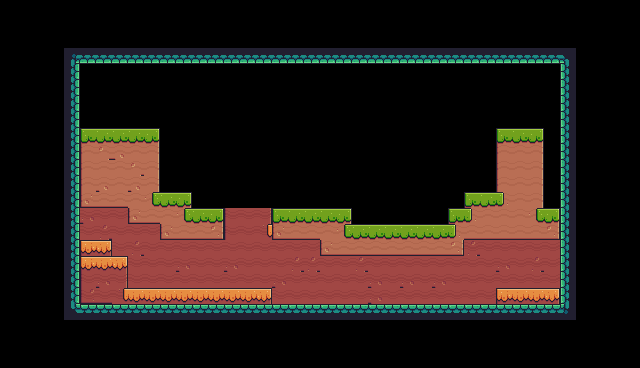

A 2D game scene composited from a Tiled map and its tileset images. What follows is a short description and the map's XML, with every tile layer's data as written:
An orthogonal 40x23 tile map with 16x16 px tiles, 1 tile layer (Background) and 32 objects (4x Fruit, 2x Saw, Player, Checkpoint, Platform).

<map version="1.10" tiledversion="1.10.2" orientation="orthogonal" renderorder="right-down" width="40" height="23" tilewidth="16" tileheight="16" infinite="0" nextlayerid="4" nextobjectid="124">
 <tileset firstgid="1" source="Dino Dengzz.tsx" />
 <layer id="1" name="Background" width="40" height="23">
  <data encoding="csv">
0,0,0,0,0,0,0,0,0,0,0,0,0,0,0,0,0,0,0,0,0,0,0,0,0,0,0,0,0,0,0,0,0,0,0,0,0,0,0,0,
0,0,0,0,0,0,0,0,0,0,0,0,0,0,0,0,0,0,0,0,0,0,0,0,0,0,0,0,0,0,0,0,0,0,0,0,0,0,0,0,
0,0,0,0,0,0,0,0,0,0,0,0,0,0,0,0,0,0,0,0,0,0,0,0,0,0,0,0,0,0,0,0,0,0,0,0,0,0,0,0,
0,0,0,0,180,222,222,222,222,222,222,222,222,222,222,222,222,222,222,222,222,222,222,222,222,222,222,222,222,222,222,222,222,222,222,181,0,0,0,0,
0,0,0,0,201,0,0,0,0,0,0,0,0,0,0,0,0,0,0,0,0,0,0,0,0,0,0,0,0,0,0,0,0,0,0,199,0,0,0,0,
0,0,0,0,201,0,0,0,0,0,0,0,0,0,0,0,0,0,0,0,0,0,0,0,0,0,0,0,0,0,0,0,0,0,0,199,0,0,0,0,
0,0,0,0,201,0,0,0,0,0,0,0,0,0,0,0,0,0,0,0,0,0,0,0,0,0,0,0,0,0,0,0,0,0,0,199,0,0,0,0,
0,0,0,0,201,0,0,0,0,0,0,0,0,0,0,0,0,0,0,0,0,0,0,0,0,0,0,0,0,0,0,0,0,0,0,199,0,0,0,0,
0,0,0,0,201,7,8,8,8,9,0,0,0,0,0,0,0,0,0,0,0,0,0,0,0,0,0,0,0,0,0,7,8,9,0,199,0,0,0,0,
0,0,0,0,201,29,10,11,30,31,0,0,0,0,0,0,0,0,0,0,0,0,0,0,0,0,0,0,0,0,0,29,30,31,0,199,0,0,0,0,
0,0,0,0,201,29,30,30,10,31,0,0,0,0,0,0,0,0,0,0,0,0,0,0,0,0,0,0,0,0,0,29,30,31,0,199,0,0,0,0,
0,0,0,0,201,29,11,30,11,31,0,0,0,0,0,0,0,0,0,0,0,0,0,0,0,0,0,0,0,0,0,29,30,31,0,199,0,0,0,0,
0,0,0,0,201,51,52,52,30,32,8,9,0,0,0,0,0,0,0,0,0,0,0,0,0,0,0,0,0,7,8,33,30,31,0,199,0,0,0,0,
0,0,0,0,201,99,118,118,51,52,30,32,8,9,117,118,119,7,8,8,8,9,0,0,0,0,0,0,7,33,30,30,30,32,9,199,0,0,0,0,
0,0,0,0,201,118,98,118,118,118,51,52,52,53,117,118,120,51,52,52,30,32,8,8,8,8,8,8,33,52,52,52,52,52,53,199,0,0,0,0,
0,0,0,0,201,95,97,118,98,118,118,118,118,118,118,118,118,118,118,118,51,52,52,52,52,52,52,52,53,98,118,118,118,118,118,199,0,0,0,0,
0,0,0,0,201,95,96,97,118,118,118,99,118,118,99,118,118,118,98,98,118,118,98,118,118,118,118,118,118,118,118,99,118,98,118,199,0,0,0,0,
0,0,0,0,201,117,99,119,118,118,118,118,118,118,118,118,118,99,118,118,118,118,118,99,118,99,118,99,118,118,118,118,118,118,118,199,0,0,0,0,
0,0,0,0,201,139,140,120,96,96,96,96,96,96,96,96,97,118,118,118,118,118,118,99,118,118,118,118,118,118,118,95,96,96,97,199,0,0,0,0,
0,0,0,0,202,178,178,178,178,178,178,178,178,178,178,178,178,178,178,178,178,178,178,178,178,178,178,178,178,178,178,178,178,178,178,203,0,0,0,0,
0,0,0,0,0,0,0,0,0,0,0,0,0,0,0,0,0,0,0,0,0,0,0,0,0,0,0,0,0,0,0,0,0,0,0,0,0,0,0,0,
0,0,0,0,0,0,0,0,0,0,0,0,0,0,0,0,0,0,0,0,0,0,0,0,0,0,0,0,0,0,0,0,0,0,0,0,0,0,0,0,
0,0,0,0,0,0,0,0,0,0,0,0,0,0,0,0,0,0,0,0,0,0,0,0,0,0,0,0,0,0,0,0,0,0,0,0,0,0,0,0
</data>
 </layer>
 <objectgroup id="2" name="Spawn">
  <object id="30" name="Player" type="Player" x="96" y="96" width="32" height="32" />
  <object id="31" name="kuayteaw" type="Fruit" x="512" y="256" width="32" height="32" />
  <object id="32" name="Kiwi" type="Fruit" x="144" y="256" width="32" height="32" />
  <object id="33" name="Orange" type="Fruit" x="320" y="272" width="32" height="32" />
  <object id="34" name="Bananas" type="Fruit" x="288" y="176" width="32" height="32" />
  <object id="55" type="Checkpoint" x="480" y="64" width="64" height="64" />
  <object id="56" type="Saw" x="128" y="224" width="32" height="32">
   <properties>
    <property name="isVertical" type="bool" value="false" />
    <property name="offNeg" type="float" value="0" />
    <property name="offPos" type="float" value="2" />
   </properties>
  </object>
  <object id="57" type="Saw" x="416" y="80" width="32" height="32">
   <properties>
    <property name="isVertical" type="bool" value="true" />
    <property name="offNeg" type="float" value="0" />
    <property name="offPos" type="float" value="6" />
   </properties>
  </object>
 </objectgroup>
 <objectgroup id="3" name="Collision">
  <object id="39" x="496" y="288" width="64" height="16" />
  <object id="43" x="560" y="48" width="16" height="272" />
  <object id="44" x="64" y="304" width="496" height="16" />
  <object id="45" x="64" y="48" width="16" height="256" />
  <object id="46" x="80" y="48" width="480" height="16" />
  <object id="69" x="80" y="256" width="48" height="48" />
  <object id="70" x="80" y="240" width="32" height="16" />
  <object id="75" x="128" y="288" width="144" height="16" />
  <object id="110" x="320" y="240" width="144" height="16" />
  <object id="106" x="480" y="208" width="16" height="16" />
  <object id="104" x="544" y="208" width="16" height="16" />
  <object id="102" x="464" y="192" width="32" height="16" />
  <object id="101" x="448" y="208" width="32" height="16" />
  <object id="100" x="352" y="224" width="96" height="16" />
  <object id="112" x="160" y="224" width="64" height="16" />
  <object id="113" x="128" y="208" width="96" height="16" />
  <object id="114" x="160" y="192" width="32" height="16" />
  <object id="115" x="448" y="224" width="112" height="16" />
  <object id="116" x="496" y="128" width="48" height="96" />
  <object id="117" x="272" y="224" width="80" height="16" />
  <object id="118" x="272" y="208" width="80" height="16" />
  <object id="120" x="80" y="176" width="80" height="32" />
  <object id="121" x="80" y="128" width="80" height="48" />
  <object id="123" type="Platform" x="265.5" y="224" width="7" height="16" />
 </objectgroup>
</map>
